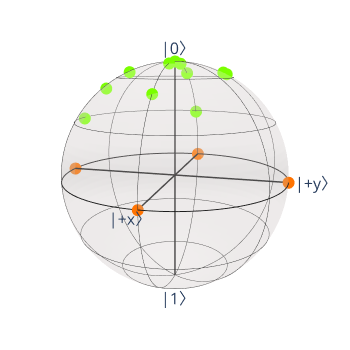

The notebook cell this image was saved under:
### Code cell
bloch_tsp.plot_all_states_on_bloch_sphere()
